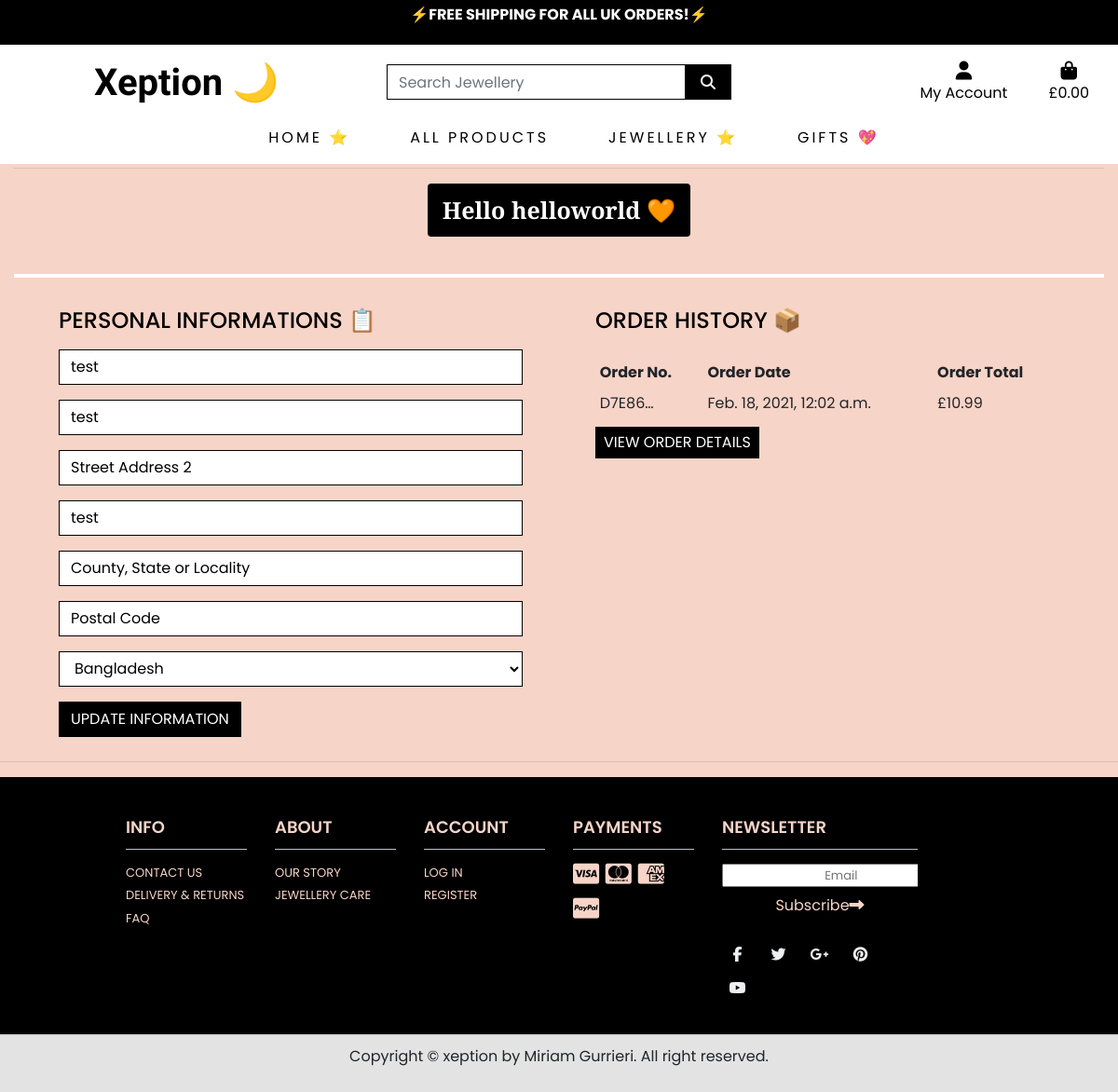
/profile/ (signed in), run on an earlier commit of the app's database.
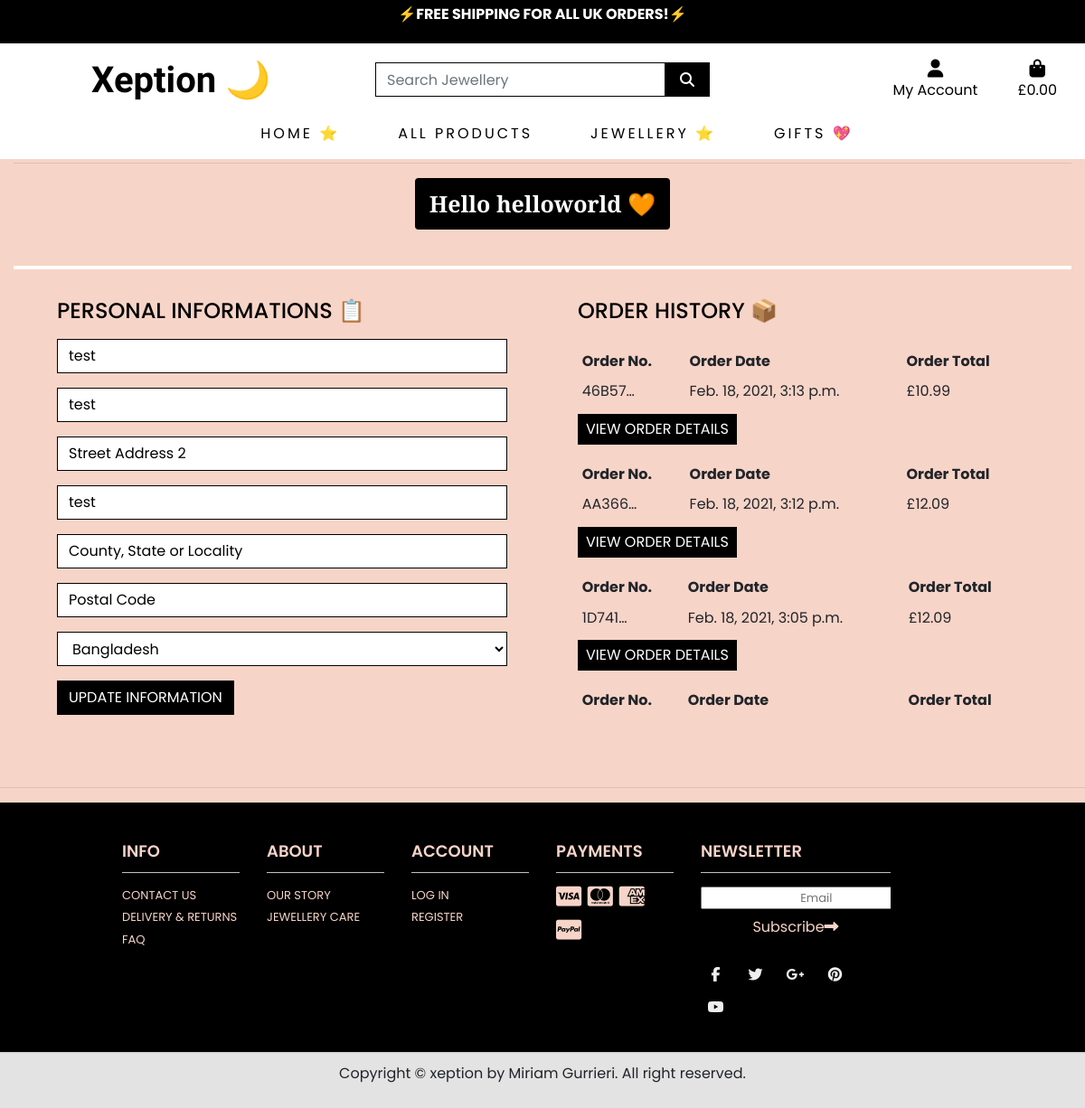
And on a later commit of the database.
### profiles/models.py (models this page shows, shortened)
class UserProfile(models.Model):
    user = models.OneToOneField(User, on_delete=models.CASCADE)
    default_phone_number = models.CharField(max_length=20, null=True, blank=True)
    default_street_address1 = models.CharField(max_length=80, null=True, blank=True)
    default_street_address2 = models.CharField(max_length=80, null=True, blank=True)
    default_town_or_city = models.CharField(max_length=40, null=True, blank=True)
    default_county = models.CharField(max_length=80, null=True, blank=True)
    default_postcode = models.CharField(max_length=20, null=True, blank=True)
    default_country = CountryField(blank_label='Country', null=True, blank=True)

### checkout/models.py (models this page shows, shortened)
class Order(models.Model):
    order_number = models.CharField(max_length=32, null=False, editable=False)
    user_profile = models.ForeignKey(UserProfile, on_delete=models.SET_NULL,
                                     null=True, blank=True, related_name='orders')
    full_name = models.CharField(max_length=50, null=False, blank=False)
    email = models.EmailField(max_length=254, null=False, blank=False)
    phone_number = models.CharField(max_length=20, null=False, blank=False)
    country = CountryField(blank_label='Country *', null=False, blank=False)
    postcode = models.CharField(max_length=20, null=True, blank=True)
    town_or_city = models.CharField(max_length=40, null=False, blank=False)
    street_address1 = models.CharField(max_length=80, null=False, blank=False)
    street_address2 = models.CharField(max_length=80, null=True, blank=True)
    county = models.CharField(max_length=80, null=True, blank=True)
    date = models.DateTimeField(auto_now_add=True)
    delivery_cost = models.DecimalField(max_digits=6, decimal_places=2, null=False, default=0)
    order_total = models.DecimalField(max_digits=10, decimal_places=2, null=False, default=0)
    grand_total = models.DecimalField(max_digits=10, decimal_places=2, null=False, default=0)
    original_bag = models.TextField(null=False, blank=False, default='')
    stripe_pid = models.CharField(max_length=254, null=False, blank=False, default='')

### profiles/views.py (the view)
# urls.py: path('', views.profile, name='profile'),
def profile(request):
    profile = get_object_or_404(UserProfile, user=request.user)
    if request.method == 'POST':
        form = UserProfileForm(request.POST, instance=profile)
        if form.is_valid():
            form.save()
            messages.success(request, 'Profile updated successfully')
    form = UserProfileForm(instance=profile)
    orders = profile.orders.all()
    template = 'profiles/profile.html'
    context = {
        'form': form,
        'orders': orders,
        'on_profile_page': True
    }
    return render(request, template, context)

### profiles/templates/profiles/profile.html (shortened to what this page needs)
{% extends "base.html" %}
{% load static %}
{% block extra_css %}
<link rel="stylesheet" href="{% static 'profiles/css/profile.css' %}">
{% endblock %}
{% block page_header %}
<div class="header-container">
</div>
{% endblock %}
{% block content %}
<div class="mx-auto w-md-75">
  <div class="col text-center">
                <hr>
                <a class="category-badge text-decoration-none">
                        <span class="p-3 mb-4 logo-font badge badge-white text-white bg-black" style="font-size: 25px; font-family: 'Prata', serif;">Hello {{ user.username }} &#129505;</span>
                    </a>
                <hr style="border: 2px white solid;">
   </div>
   <div class="row mx-sm-4 justify-content-between ">
      <div class="col-12 col-lg-6">
         <div class=" pt-3 pb-5 px-4 mb-4 mb-lg-0">
            <h4 class="text-black ">PERSONAL INFORMATIONS &#128203;</h4>
            <form class="mt-3" action="{% url 'profile' %}" method="POST" id="profile-update-form">
               {{ form|crispy }}
               <button class="btn btn-black p-font rounded-0 text-uppercase float-left">Update Information</button>
            </form>
         </div>
      </div>
      <div class="col-12 col-lg-6 mb-4">
         <div class=" pt-3 pb-5 px-4">
            <h4 class="text-black">ORDER HISTORY &#128230;</h4>
            <div class="order-history table-responsive p-font">
               {% for order in orders|dictsortreversed:"date" %}
               <table class="table table-sm table-borderless mt-3 mb-2">
                  <thead>
                     <tr>
                        <th>Order No.</th>
                        <th>Order Date</th>
                        <th>Order Total</th>
                     </tr>
                  </thead>
                  <tbody>
                     <tr">
                        <td>
                           {{ order.order_number|truncatechars:6 }}
                        </td>
                        <td>{{ order.date }}</td>
                        <td>£{{ order.grand_total }}</td>
                  </tbody>
               </table>
               <a href="{% url 'order_history' order.order_number %}" class="btn btn-black rounded-0 text-uppercase py-1 px-2">View Order Details</a>
               {% endfor %}
               <br>
            </div>
         </div>
      </div>
   </div>
</div>
{% endblock %}

### templates/base.html (shortened to what this page needs)
{% load static %}
<!doctype html>
<html lang="en">
  <head>
    {% block corecss %}
        <link rel="stylesheet" href="https://stackpath.bootstrapcdn.com/bootstrap/4.4.1/css/bootstrap.min.css">
        <link rel="stylesheet" href="{% static 'css/base.css' %}">
    {% endblock %}
    {% block extra_css %}
    {% endblock %}
  </head>
  <body>
    <header class="container-fluid fixed-top">
         <div class="row black-banner py-1" style="background-color: black;">
            <div class="col-12">
               <p class="text-center text-white">
                 <strong>  &#9889;FREE SHIPPING FOR ALL UK ORDERS!&#9889; </strong>
               </p>
            </div>
         </div>
<div id="topnav" class="row pt-lg-2 d-none d-lg-flex" style="background-color: white;">
    <div class="col-12 col-lg-4 my-auto py-1 py-lg-0">
        <a href="{% url 'home' %}" class="nav-link main-logo-link">
            <h2 class="logo-font text-black my-0"
                style="text-decoration: none; color: black; font-size: 40px; padding-left: 70px;"><strong
                    style="font-family: 'Homemade Apple', cursive;">Xeption &#127769;</strong> </h2>
        </a>
    </div>
    <div class="col-12 col-lg-4 my-auto py-1 py-lg-0">
        <form method="GET" action="{% url 'products' %}">
            <div class="input-group w-100">
                <input class="form-control border border-black rounded-0" type="text" name="q"
                    placeholder="Search Jewellery">
                <div class="input-group-append">
                    <button class="form-control btn btn-black border border-black rounded-0" type="submit" id="search-button">
                        <span class="icon">
                            <i class="fas fa-search"></i>
                        </span>
                    </button>
                </div>
            </div>
        </form>
    </div>
    <div class="col-12 col-lg-4 my-auto py-1 py-lg-0">
        <ul class="list-inline list-unstyled text-center text-lg-right my-0">
            <li class="list-inline-item dropdown">
                <a class="text-black nav-link" href="#" id="user-options" data-toggle="dropdown" aria-haspopup="true"
                    aria-expanded="false">
                    <div class="text-center">
                        <div><i class="fas fa-user fa-lg"></i></div>
                        <p class="my-0">My Account</p>
                    </div>
                </a>
            </li>
            <li class="list-inline-item">
                <a class="{% if grand_total %}text-black {% else %}text-black{% endif %} nav-link"
                    href="{% url 'view_bag' %}">
                    <div class="text-center">
                        <div><i class="fas fa-shopping-bag fa-lg"></i></div>
                        <p class="my-0">
                            {% if grand_total %}
                            £{{ grand_total|floatformat:2 }}
                            {% else %}
                            £0.00
                            {% endif %}
                        </p>
                    </div>
                </a>
            </li>
        </ul>
    </div>
</div>
         <div class="row bg-white">
            <nav class="navbar navbar-expand-lg navbar-light w-100" >
                {% include 'includes/main-nav.html' %}
            </nav>
        </div>
    </header>
    {% block page_header %}
    {% endblock %}
    {% block content %}
    {% endblock %}
    <hr>
  <footer>
    <div class="footer fixed-bottom" id="footer">
        <div class="container">
            <div class="row">
                <div class="col-lg-2  col-md-2 col-sm-4 col-xs-6">
                    <h3> INFO </h3>
                    <ul>
                        <li> <a href="#"> CONTACT US </a> </li>
                        <li> <a href="#"> DELIVERY & RETURNS </a> </li>
                        <li> <a href="#"> FAQ </a> </li>
                    </ul>
                </div>
                <div class="col-lg-2  col-md-2 col-sm-4 col-xs-6">
                    <h3> ABOUT</h3>
                    <ul>
                        <li> <a href="#"> OUR STORY </a> </li>
                        <li> <a href="#"> JEWELLERY CARE </a> </li>
                    </ul>
                </div>
                <div class="col-lg-2  col-md-2 col-sm-4 col-xs-6">
                    <h3> ACCOUNT </h3>
                    <ul>
                        <li> <a href="#"> LOG IN </a> </li>
                        <li> <a href="#"> REGISTER </a> </li>
                    </ul>
                </div>
                <div class="col-lg-2  col-md-2 col-sm-4 col-xs-6 ">
                    <h3> PAYMENTS</h3>
                   <p class="payments"><i class="fa fa-cc-visa lg"></i>
                    <i class="fa fa-cc-mastercard"></i>
                    <i class="fa fa-cc-amex"></i>
                    <i class="fa fa-cc-paypal"></i></p>
                </div>
                <div class="col-lg-3  col-md-3 col-sm-6 col-xs-12 ">
                    <h3> Newsletter </h3>
                    <ul>
                        <li>
                            <div class="input-append newsletter-box text-center">
                                <input type="text" class="full text-center" placeholder="Email ">
                                <button class="btn"> Subscribe<i class="fa fa-long-arrow-right"> </i> </button>
                            </div>
                        </li>
                    </ul>
                    <ul class="social">
                        <li> <a href="#"> <i class=" fa fa-facebook">   </i> </a> </li>
                        <li> <a href="#"> <i class="fa fa-twitter">   </i> </a> </li>
                        <li> <a href="#"> <i class="fa fa-google-plus">   </i> </a> </li>
                        <li> <a href="#"> <i class="fa fa-pinterest">   </i> </a> </li>
                        <li> <a href="#"> <i class="fa fa-youtube">   </i> </a> </li>
                    </ul>
                </div>
            </div>
        </div>
    </div>
    <div class="footer-bottom">
        <div class="container text-center">
            <p class=""> Copyright © xeption by Miriam Gurrieri. All right reserved. </p>
        </div>
    </div>
</footer>
    </body>
</html>

### templates/includes/main-nav.html (shortened to what this page needs)
<div class="collapse navbar-collapse" id="main-nav">
    <ul class="navbar-nav w-auto mx-auto">
        <li class="nav-item dropdown">
            <a class="logo-font  nav-link text-black mr-5" href="{% url 'home' %}" id="home-link" data-toggle="dropdown" aria-haspopup="true" aria-expanded="false" style="letter-spacing: 3px;">
               HOME &#11088;
            </a>
        </li>
        <li class="nav-item dropdown">
            <a class="logo-font  nav-link text-black mr-5" href="#" id="all-products-link" data-toggle="dropdown" aria-haspopup="true" aria-expanded="false" style="letter-spacing: 3px;">
                ALL PRODUCTS
            </a>
        </li>
        <li class="nav-item dropdown">
            <a class="logo-font  nav-link text-black mr-5" href="#" id="clothing-link" data-toggle="dropdown" aria-haspopup="true" aria-expanded="false" style="letter-spacing: 3px;">
                JEWELLERY &#11088;
            </a>
        </li>
        <li class="nav-item dropdown">
            <a class="logo-font  nav-link text-black" href="#" id="specials-link" data-toggle="dropdown" aria-haspopup="true" aria-expanded="false" style="letter-spacing: 3px;">
                GIFTS &#128150;
            </a>
        </li>
    </ul>
</div>

What changed in the data, as far as the page shows it:
no longer on this page (row unchanged): Order: order_number "D7E86…", date "Feb. 18, 2021, 12:02 a.m.", grand_total "10.99"
added Order: order_number "46B57…", date "Feb. 18, 2021, 3:13 p.m.", grand_total "10.99"
added Order: order_number "AA366…", date "Feb. 18, 2021, 3:12 p.m.", grand_total "12.09"
added Order: order_number "1D741…", date "Feb. 18, 2021, 3:05 p.m.", grand_total "12.09"
